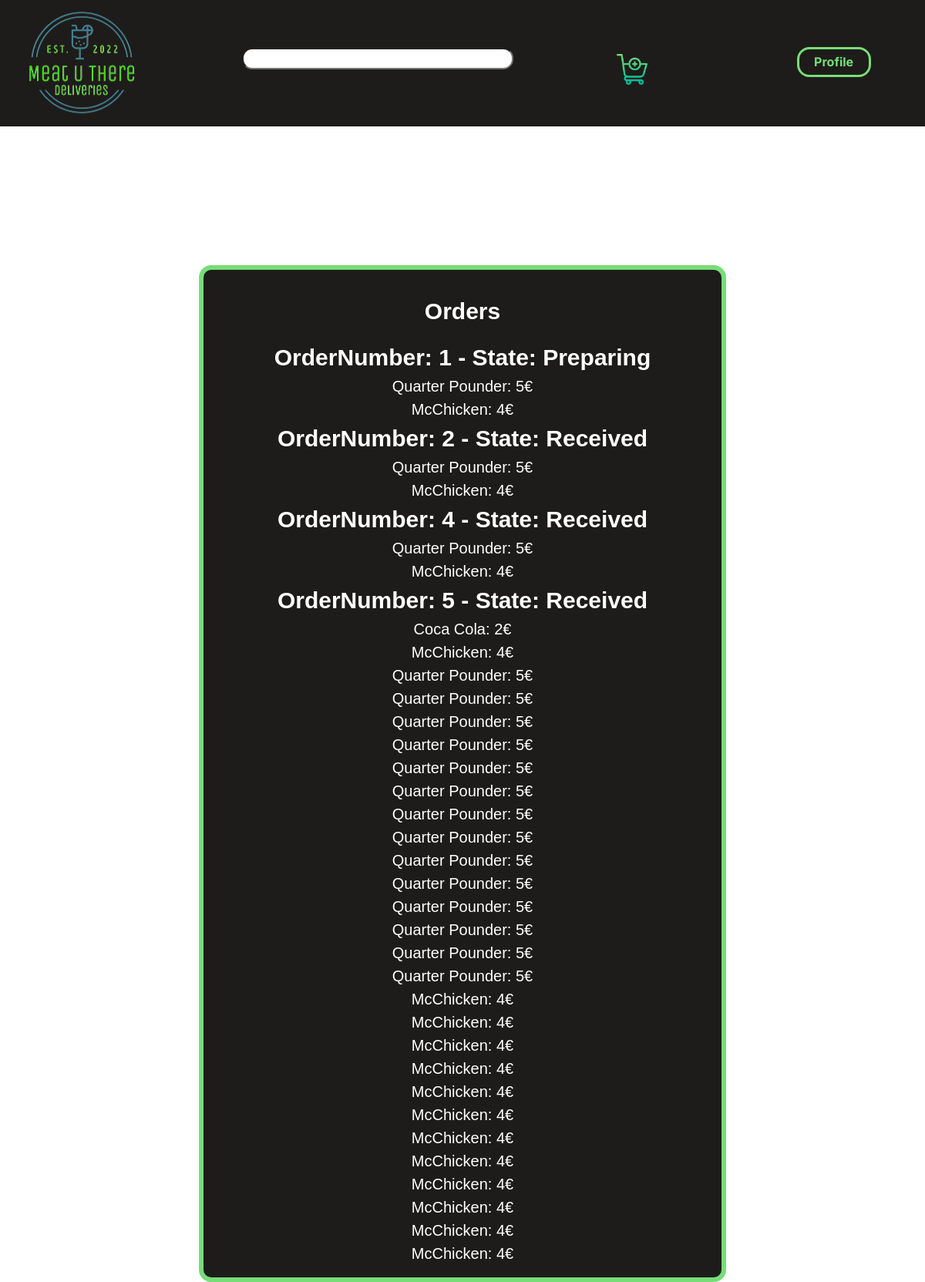
Page /orders.php (signed in) on the earlier database version.
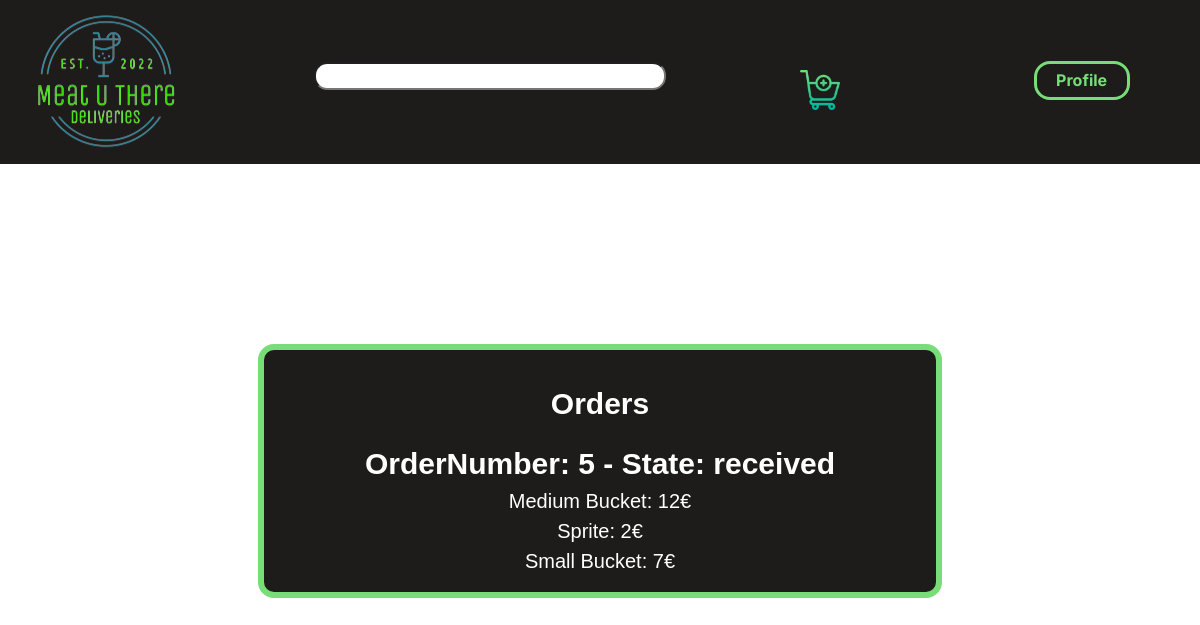
Same page on the later database version.
### tables this page shows
CREATE TABLE Request(
    idRequest INTEGER PRIMARY KEY,
    orderState VARCHAR,
    idUser REFERENCES User
);

CREATE TABLE RequestDishes(
    idRequestDish INTEGER,
    idRequest INTEGER REFERENCES Request ON DELETE CASCADE,
    idDish INTEGER REFERENCES Dish ON DELETE CASCADE,
    PRIMARY KEY(idRequestDish)
);

CREATE TABLE Dish(
    idDish INTEGER PRIMARY KEY AUTOINCREMENT,
    name VARCHAR,
    price REAL,
    idDishCategory INTEGER REFERENCES DishCategory,
    idRestaurant INTEGER REFERENCES Restaurant
);

### database/users.php (called while the page is built, shortened)
<?php
    function getUserInfo($db){
        $stmt = $db->prepare('SELECT *
                              FROM User
                              WHERE username=:username');
        $stmt->bindParam(':username',$_SESSION['username']);
        $stmt->execute();
        $stmt = $stmt->fetch();
        return $stmt;
    }
?>

### database/restaurants.php (called while the page is built, shortened)
<?php
    function getDishInfo($db,$dish_id){
        $stmt = $db->prepare('  SELECT *
                                FROM Dish
                                WHERE idDish=:idDish');
        $stmt->bindParam(':idDish',$dish_id);
        $stmt->execute();
        $stmt = $stmt->fetch();
        return $stmt;
    }
    function getRequests($db,$user_id){
        $stmt = $db->prepare('SELECT *
                              FROM Request WHERE idUser=:user_id');
        $stmt->bindParam(':user_id',$user_id);
        $stmt->execute();
        $stmt = $stmt->fetchAll();
        return $stmt;
    }
    function getRequestDishes($db,$idRequest){
        $stmt = $db->prepare('SELECT idDish
                              FROM RequestDishes WHERE idRequest=:idRequest');
        $stmt->bindParam(':idRequest',$idRequest);
        $stmt->execute();
        $stmt = $stmt->fetchAll();
        return $stmt;
    }
?>

### orders.php (the view, shortened to what this page needs)
<?php
    require_once("templates/common.php");
    require_once("database/connection.php");
    require_once("database/restaurants.php");
    require_once("database/users.php");
    $db=getDatabaseConnection();
    $userInfo = getUserInfo($db,$_SESSION["username"]);
    $requests = getRequests($db,$userInfo['idUser']);
?>
<menu>
    <h2>Orders</h2>
    <ul id=orders>
    <?php foreach($requests as $request){ ?>
            <ul id="OrderNumber"><h1>OrderNumber: <?=$request['idRequest']?> - <?="State: ".$request['orderState']?></h1>
                <?php $requestDishes = getRequestDishes($db,$request['idRequest'])?>
                <?php foreach($requestDishes as $dish){?>
                <li>
                    <?php $dishInfo = getDishInfo($db, $dish['idDish']) ?>
                    <p><?=$dishInfo['name']?>:<?=" ".$dishInfo['price']?>€</p>
                </li>
                <?php } ?>
            <ul>
        <?php } ?>
    </ul>
</menu>

Differences in the rows shown:
no longer on this page (row edited): request: idRequest "1", orderState "Preparing"
no longer on this page (row edited): requestdishes: idDish.name "Quarter Pounder", idDish.price "5"
no longer on this page (row edited): requestdishes: idDish.name "McChicken", idDish.price "4"
no longer on this page (row edited): request: idRequest "2", orderState "Received"
no longer on this page (row edited): request: idRequest "4", orderState "Received"
removed requestdishes: idDish.name "McChicken", idDish.price "4"
changed request id 5: loses requestdishes (idDish.name "Coca Cola", idDish.price "2"); loses requestdishes (idDish.name "Quarter Pounder", idDish.price "5"); loses requestdishes (idDish.name "McChicken", idDish.price "4"); orderState "Received" → "received"
changed requestdishes: idDish.name "McChicken" → "Medium Bucket"; idDish.price "4" → "12"
changed requestdishes: idDish.name "McChicken" → "Sprite"; idDish.price "4" → "2"
changed requestdishes: idDish.name "McChicken" → "Small Bucket"; idDish.price "4" → "7"
